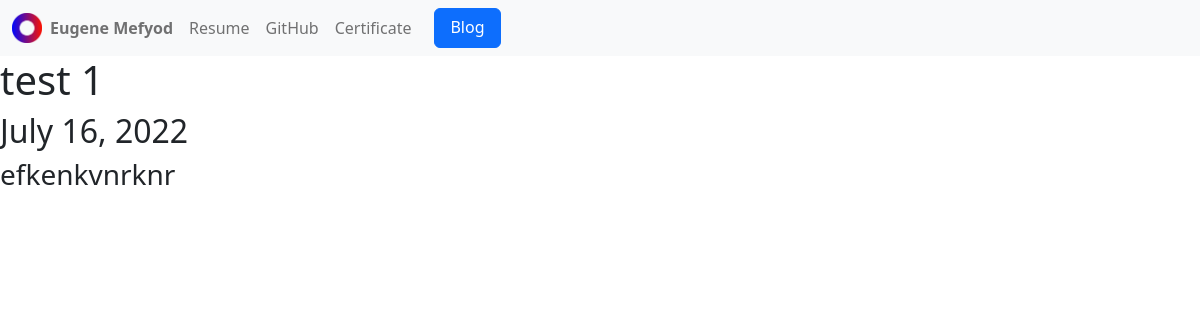
The page /blog/1/ on the database as committed earlier.
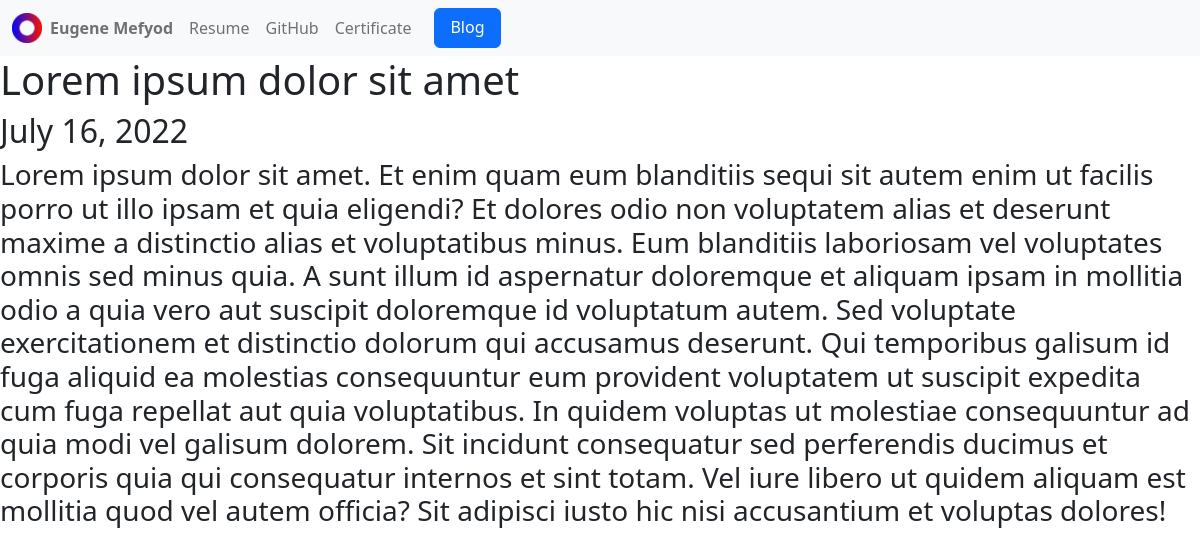
The same page on the database as committed later.
### blog/models.py (models this page shows, shortened)
class Blog(models.Model):
    title = models.CharField(max_length=200)
    description = models.TextField()
    datetime = models.DateField()

### blog/views.py (the view)
# urls.py: path('<int:blog_id>/', views.detail, name='detail'),
def detail(request, blog_id):
    blog = get_object_or_404(Blog, pk=blog_id)
    return render(request, 'blog/detail.html',{'blog':blog})

### blog/templates/blog/detail.html
{% extends 'portfolio/base.html' %}
{% block content %}
<h1 class='head-blog'>{{ blog.title }}</h1>
<h2>{{ blog.datetime }}</h2>
<h3>{{ blog.description }}</h3>
{% endblock %}

Rows that differ between the two databases and show on the page:
changed Blog: title "test 1" → "Lorem ipsum dolor sit amet"; description "efkenkvnrknr" → "Lorem ipsum dolor sit amet. Et enim quam eum blanditiis sequi sit autem enim ut facilis porro ut illo ipsam et quia eligendi? Et dolores odio non voluptatem alias et deserunt maxime a distinctio alias et voluptatibus minus. Eum blanditiis laboriosam vel voluptates omnis sed minus quia. A sunt illum id aspernatur doloremque et aliquam ipsam in mollitia odio a quia vero aut suscipit doloremque id voluptatum autem. Sed voluptate exercitationem et distinctio dolorum qui accusamus deserunt. Qui temporibus galisum id fuga aliquid ea molestias consequuntur eum provident voluptatem ut suscipit expedita cum fuga repellat aut quia voluptatibus. In quidem voluptas ut molestiae consequuntur ad quia…"
